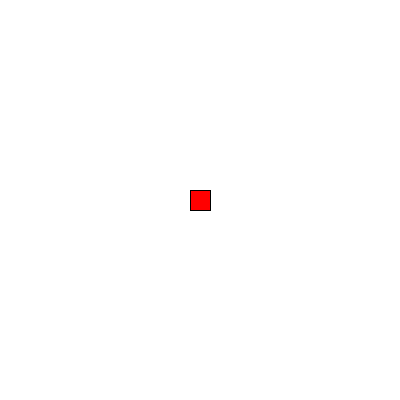
Frame 1 (no input)
Frame 60 (the mouse pressed at the canvas centre just before this capture): identical to frame 1, image omitted
Frame 120 (the mouse held since frame 60 and released just before this capture): identical to frame 1, image omitted

The Processing sketch that drew this single still picture (run headless with seeded random() and noise(); from frame 60 on, the mouse is pressed at the canvas centre):

// Processing sketch: emerson
// ── emerson.pde
int x = 0;  // create a variable called x, set it equal to zero... for now
int y = 0;  // create a variable called y, set it equal to zero... for now

void setup()
{
  size(400,400); 
  fill(255,0,0);
  x = width/2;
  y = height/2;
  rectMode(CENTER);
}

void draw()
{
  background(255);
  rect(x,y,20,20);
  

  
}

void keyPressed()
{
   if(key == 'w')  // move up
 {
  y = y - 2;   // this line is connected to line 16 above...
 }
 
 if(key == 's')  // move down
 {
  y = y + 2; 
 }
 
 if(key == 'a')  // move left
 {
   x = x - 2; 
 }
 
 if(key == 'd')  // move left
 {
   x = x + 2; 
 }
}
